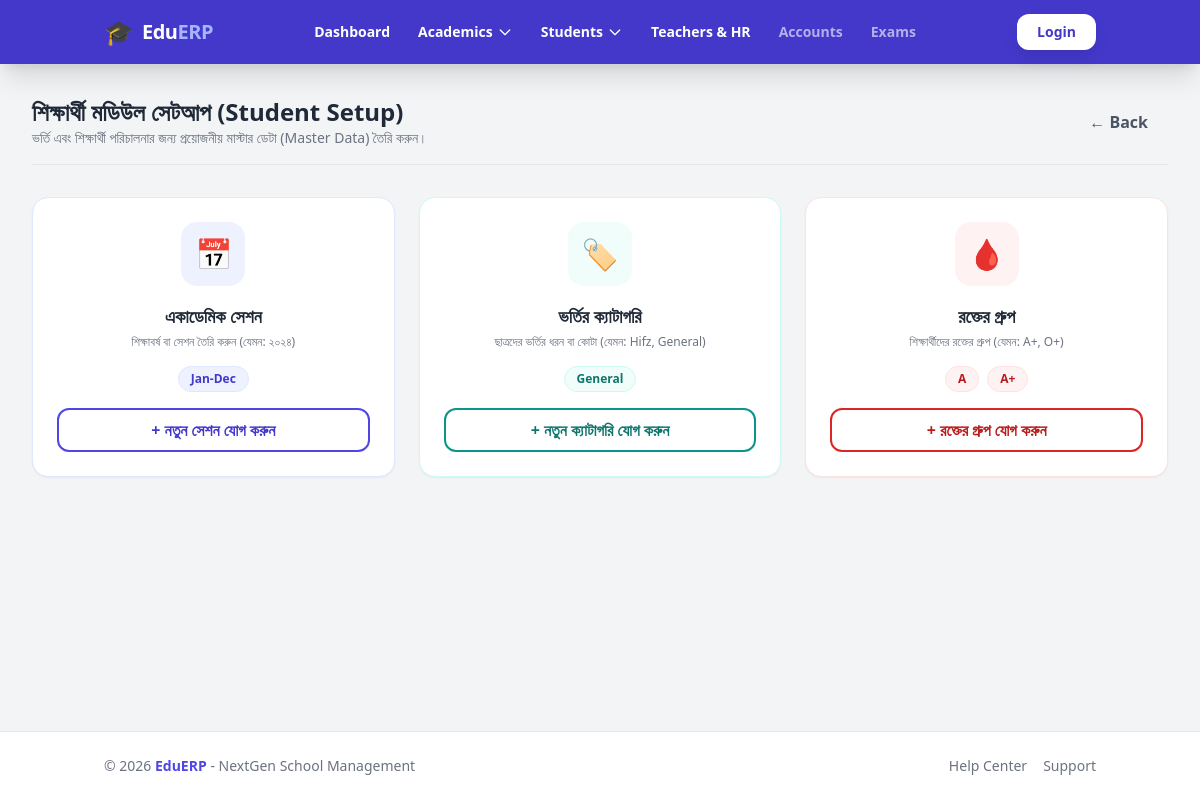
Page /students/setup/ on the committed database.
### apps/students/models.py (models this page shows, shortened)
class AcademicSession(models.Model):
    name = models.CharField(max_length=50, unique=True, help_text="যেমন: 2024, 2024-2025")
    is_active = models.BooleanField(default=False)

class AdmissionCategory(models.Model):
    name = models.CharField(max_length=50, unique=True, help_text="যেমন: সাধারণ, হিফজ, এতিম")

class BloodGroup(models.Model):
    name = models.CharField(max_length=10, unique=True, help_text="যেমন: A+, O-")

### apps/students/views.py (the view)
# urls.py: path('setup/', views.student_setup_dashboard, name='student_setup'),
def student_setup_dashboard(request):
    sessions = AcademicSession.objects.all().order_by('-name')
    categories = AdmissionCategory.objects.all().order_by('name')
    blood_groups = BloodGroup.objects.all().order_by('name') # নতুন যুক্ত হলো
    return render(request, 'students/setup_dashboard.html', {
        'sessions': sessions,
        'categories': categories,
        'blood_groups': blood_groups # পাঠানো হলো
    })

### templates/students/setup_dashboard.html (shortened to what this page needs)
{% extends 'base.html' %}
{% block content %}
<div class="max-w-7xl mx-auto px-4 sm:px-6 lg:px-8 relative">
    <div class="flex justify-between items-center mb-8 border-b border-gray-200 pb-4">
        <div>
            <h1 class="text-2xl font-bold text-gray-800">শিক্ষার্থী মডিউল সেটআপ (Student Setup)</h1>
            <p class="text-sm text-gray-500">ভর্তি এবং শিক্ষার্থী পরিচালনার জন্য প্রয়োজনীয় মাস্টার ডেটা (Master Data) তৈরি করুন।</p>
        </div>
        <a href="{% url 'students:student_list' %}" class="bg-gray-100 text-gray-600 px-5 py-2.5 rounded-xl font-semibold hover:bg-gray-200 transition">
            &larr; Back
        </a>
    </div>
    <div class="grid grid-cols-1 md:grid-cols-2 lg:grid-cols-3 gap-6">
        <div class="bg-white rounded-2xl shadow-sm border border-indigo-100 p-6 flex flex-col items-center text-center hover:shadow-md transition">
            <div class="w-16 h-16 bg-indigo-50 text-indigo-600 rounded-2xl flex items-center justify-center text-3xl mb-4">
                📅
            </div>
            <h2 class="text-lg font-bold text-gray-800 mb-1">একাডেমিক সেশন</h2>
            <p class="text-xs text-gray-500 mb-4">শিক্ষাবর্ষ বা সেশন তৈরি করুন (যেমন: ২০২৪)</p>
            <div class="flex flex-wrap gap-2 justify-center mb-4">
                {% for session in sessions %}
                    <span class="px-3 py-1 bg-indigo-50 text-indigo-700 text-xs font-bold rounded-full border border-indigo-100">{{ session.name }}</span>
                {% empty %}
                    <span class="text-xs text-red-400">কোনো সেশন নেই</span>
                {% endfor %}
            </div>
            <button onclick="document.getElementById('addSessionModal').classList.remove('hidden')" class="mt-auto w-full border-2 border-indigo-600 text-indigo-700 py-2 rounded-xl font-bold hover:bg-indigo-50 transition">
                + নতুন সেশন যোগ করুন
            </button>
        </div>
        <div class="bg-white rounded-2xl shadow-sm border border-teal-100 p-6 flex flex-col items-center text-center hover:shadow-md transition">
            <div class="w-16 h-16 bg-teal-50 text-teal-600 rounded-2xl flex items-center justify-center text-3xl mb-4">
                🏷️
            </div>
            <h2 class="text-lg font-bold text-gray-800 mb-1">ভর্তির ক্যাটাগরি</h2>
            <p class="text-xs text-gray-500 mb-4">ছাত্রদের ভর্তির ধরন বা কোটা (যেমন: Hifz, General)</p>
            <div class="flex flex-wrap gap-2 justify-center mb-4">
                {% for category in categories %}
                    <span class="px-3 py-1 bg-teal-50 text-teal-700 text-xs font-bold rounded-full border border-teal-100">{{ category.name }}</span>
                {% empty %}
                    <span class="text-xs text-red-400">কোনো ক্যাটাগরি নেই</span>
                {% endfor %}
            </div>
            <button onclick="document.getElementById('addCategoryModal').classList.remove('hidden')" class="mt-auto w-full border-2 border-teal-600 text-teal-700 py-2 rounded-xl font-bold hover:bg-teal-50 transition">
                + নতুন ক্যাটাগরি যোগ করুন
            </button>
        </div>
        <div class="bg-white rounded-2xl shadow-sm border border-red-100 p-6 flex flex-col items-center text-center hover:shadow-md transition">
            <div class="w-16 h-16 bg-red-50 text-red-600 rounded-2xl flex items-center justify-center text-3xl mb-4">
                🩸
            </div>
            <h2 class="text-lg font-bold text-gray-800 mb-1">রক্তের গ্রুপ</h2>
            <p class="text-xs text-gray-500 mb-4">শিক্ষার্থীদের রক্তের গ্রুপ (যেমন: A+, O+)</p>
            <div class="flex flex-wrap gap-2 justify-center mb-4">
                {% for bg in blood_groups %}
                    <span class="px-3 py-1 bg-red-50 text-red-700 text-xs font-bold rounded-full border border-red-100">{{ bg.name }}</span>
                {% empty %}
                    <span class="text-xs text-red-400">কোনো গ্রুপ নেই</span>
                {% endfor %}
            </div>
            <button onclick="document.getElementById('addBloodGroupModal').classList.remove('hidden')" class="mt-auto w-full border-2 border-red-600 text-red-700 py-2 rounded-xl font-bold hover:bg-red-50 transition">
                + রক্তের গ্রুপ যোগ করুন
            </button>
        </div>
    </div>
</div>
{% endblock %}

### templates/base.html (style rules this page uses)
html { overflow-y: scroll; }

### rows in the picture
AcademicSession: name "Jan-Dec"
AdmissionCategory: name "General"
BloodGroup: name "A"
BloodGroup: name "A+"
